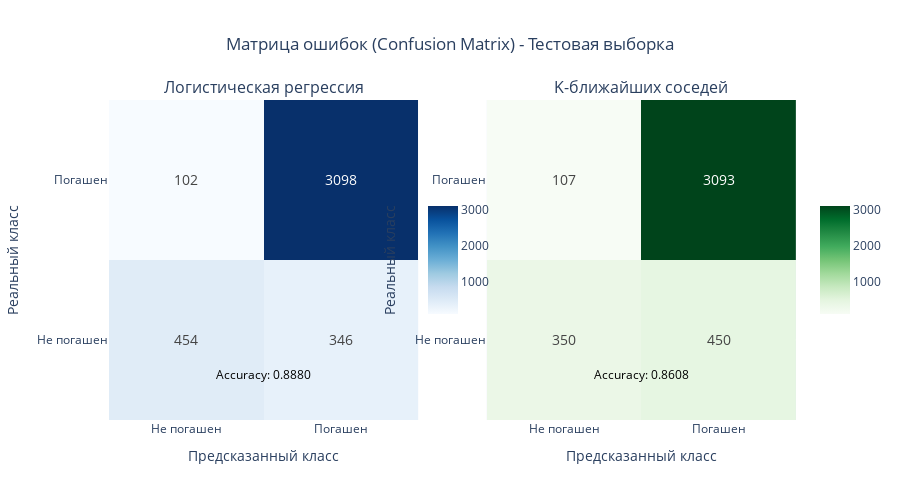

The cell this chart's notebook holds for it:
### Markdown cell above
## 5. Визуализация результатов

### 5.1. Матрица ошибок (Confusion Matrix)

### Code cell
# Матрица ошибок для обеих моделей
cm_log = confusion_matrix(y_test, y_test_pred_log)
cm_knn = confusion_matrix(y_test, y_test_pred_knn)

# Создаем визуализацию матриц ошибок
fig = make_subplots(
    rows=1, cols=2,
    subplot_titles=('Логистическая регрессия', 'K-ближайших соседей'),
    specs=[[{'type': 'heatmap'}, {'type': 'heatmap'}]]
)

# Матрица ошибок для логистической регрессии
fig.add_trace(
    go.Heatmap(
        z=cm_log,
        x=['Не погашен', 'Погашен'],
        y=['Не погашен', 'Погашен'],
        colorscale='Blues',
        text=cm_log,
        texttemplate='%{text}',
        textfont={"size": 14},
        showscale=True,
        colorbar=dict(x=0.45, len=0.4)
    ),
    row=1, col=1
)

# Матрица ошибок для KNN
fig.add_trace(
    go.Heatmap(
        z=cm_knn,
        x=['Не погашен', 'Погашен'],
        y=['Не погашен', 'Погашен'],
        colorscale='Greens',
        text=cm_knn,
        texttemplate='%{text}',
        textfont={"size": 14},
        showscale=True,
        colorbar=dict(x=1.02, len=0.4)
    ),
    row=1, col=2
)

# Добавляем аннотации с метриками
fig.add_annotation(
    text=f"Accuracy: {test_accuracy_log:.4f}",
    xref="x1", yref="y1",
    x=0.5, y=-0.15,
    xanchor='center', yanchor='top',
    showarrow=False,
    font=dict(size=12, color='black')
)

fig.add_annotation(
    text=f"Accuracy: {test_accuracy_knn:.4f}",
    xref="x2", yref="y2",
    x=0.5, y=-0.15,
    xanchor='center', yanchor='top',
    showarrow=False,
    font=dict(size=12, color='black')
)

fig.update_layout(
    height=500,
    title_text="Матрица ошибок (Confusion Matrix) - Тестовая выборка",
    title_x=0.5
)

fig.update_xaxes(title_text="Предсказанный класс", row=1, col=1)
fig.update_yaxes(title_text="Реальный класс", row=1, col=1)
fig.update_xaxes(title_text="Предсказанный класс", row=1, col=2)
fig.update_yaxes(title_text="Реальный класс", row=1, col=2)

fig.show()

# Выводим числовые значения матриц
print("\nМатрица ошибок - Логистическая регрессия:")
print("                Предсказано")
print("              Не погашен  Погашен")
print(f"Реально Не погашен    {cm_log[0,0]:5d}    {cm_log[0,1]:5d}")
print(f"        Погашен       {cm_log[1,0]:5d}    {cm_log[1,1]:5d}")

print("\nМатрица ошибок - K-ближайших соседей:")
print("                Предсказано")
print("              Не погашен  Погашен")
print(f"Реально Не погашен    {cm_knn[0,0]:5d}    {cm_knn[0,1]:5d}")
print(f"        Погашен       {cm_knn[1,0]:5d}    {cm_knn[1,1]:5d}")

### Figure 1 — Plotly figure (JSON) as saved in the notebook; plotly's stock layout.template omitted (floating-point values rounded to 4 significant figures)
{"data": [{"colorbar": {"len": 0.4, "x": 0.45}, "colorscale": [[0, "rgb(247,251,255)"], [0.125, "rgb(222,235,247)"], [0.25, "rgb(198,219,239)"], [0.375, "rgb(158,202,225)"], [0.5, "rgb(107,174,214)"], [0.625, "rgb(66,146,198)"], [0.75, "rgb(33,113,181)"], [0.875, "rgb(8,81,156)"], [1, "rgb(8,48,107)"]], "showscale": true, "text": [[454, 346], [102, 3098]], "textfont": {"size": 14}, "texttemplate": "%{text}", "type": "heatmap", "x": ["Не погашен", "Погашен"], "xaxis": "x", "y": ["Не погашен", "Погашен"], "yaxis": "y", "z": [[454, 346], [102, 3098]]}, {"colorbar": {"len": 0.4, "x": 1.02}, "colorscale": [[0, "rgb(247,252,245)"], [0.125, "rgb(229,245,224)"], [0.25, "rgb(199,233,192)"], [0.375, "rgb(161,217,155)"], [0.5, "rgb(116,196,118)"], [0.625, "rgb(65,171,93)"], [0.75, "rgb(35,139,69)"], [0.875, "rgb(0,109,44)"], [1, "rgb(0,68,27)"]], "showscale": true, "text": [[350, 450], [107, 3093]], "textfont": {"size": 14}, "texttemplate": "%{text}", "type": "heatmap", "x": ["Не погашен", "Погашен"], "xaxis": "x2", "y": ["Не погашен", "Погашен"], "yaxis": "y2", "z": [[350, 450], [107, 3093]]}], "layout": {"annotations": [{"font": {"size": 16}, "showarrow": false, "text": "Логистическая регрессия", "x": 0.225, "xanchor": "center", "xref": "paper", "y": 1, "yanchor": "bottom", "yref": "paper"}, {"font": {"size": 16}, "showarrow": false, "text": "K-ближайших соседей", "x": 0.775, "xanchor": "center", "xref": "paper", "y": 1, "yanchor": "bottom", "yref": "paper"}, {"font": {"color": "black", "size": 12}, "showarrow": false, "text": "Accuracy: 0.8880", "x": 0.5, "xanchor": "center", "xref": "x", "y": -0.15, "yanchor": "top", "yref": "y"}, {"font": {"color": "black", "size": 12}, "showarrow": false, "text": "Accuracy: 0.8608", "x": 0.5, "xanchor": "center", "xref": "x2", "y": -0.15, "yanchor": "top", "yref": "y2"}], "height": 500, "title": {"text": "Матрица ошибок (Confusion Matrix) - Тестовая выборка", "x": 0.5}, "xaxis": {"anchor": "y", "domain": [0, 0.45], "title": {"text": "Предсказанный класс"}}, "xaxis2": {"anchor": "y2", "domain": [0.55, 1], "title": {"text": "Предсказанный класс"}}, "yaxis": {"anchor": "x", "domain": [0, 1], "title": {"text": "Реальный класс"}}, "yaxis2": {"anchor": "x2", "domain": [0, 1], "title": {"text": "Реальный класс"}}}}
